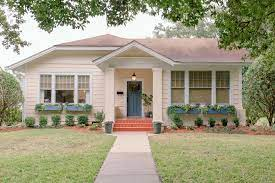
#> input picture TASK1.4_Image to Pencil Sketch with Python/house.jpeg, 275 x 183 px, found by its file name
$ jupyter execute Image_to_Pencil_Sketch_with_Python.ipynb
#> lines starting #> are read from the running program, lines starting #| are printed output that depends on the picture
Nilesh Misra
LGM TASK:
1.4:Image to Pencil Sketch with Python

[cell 1]
import cv2
from google.colab.patches import cv2_imshow

[cell 2]
image = cv2.imread("/content/drive/MyDrive/LGM/house.jpeg")
#> image is the input picture: shape (183, 275, 3); mean B, G, R 127.3, 153.1, 157.4
cv2_imshow(image)
cv2.waitKey(0)

[cell 3]
converted_image = cv2.cvtColor(image, cv2.COLOR_BGR2GRAY)
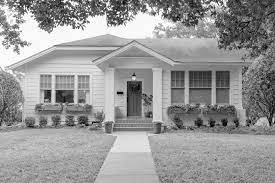
#> converted_image: shape (183, 275); min 0, max 255, mean 151.5
cv2_imshow(converted_image)
cv2.waitKey(0)

[cell 4]
inverted_image = 255 - converted_image
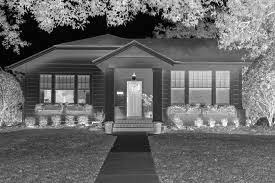
#> inverted_image: shape (183, 275); min 0, max 255, mean 103.5
cv2_imshow(inverted_image)
cv2.waitKey()

[cell 5]
blurred = cv2.GaussianBlur(inverted_image, (21, 21), 0)
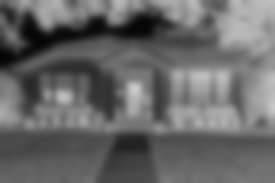
#> blurred: shape (183, 275); min 5, max 205, mean 103.5

[cell 6]
inverted_blurred = 255 - blurred
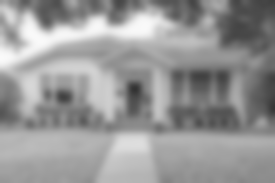
#> inverted_blurred: shape (183, 275); min 50, max 250, mean 151.5

[cell 7]
pencil_sketch_image = cv2.divide(converted_image, inverted_blurred, scale=256.0)
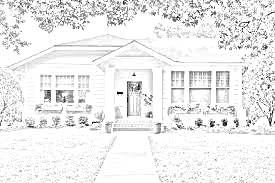
#> pencil_sketch_image: shape (183, 275); min 0, max 255, mean 236.3
cv2_imshow(pencil_sketch_image)
cv2.waitKey(0)
